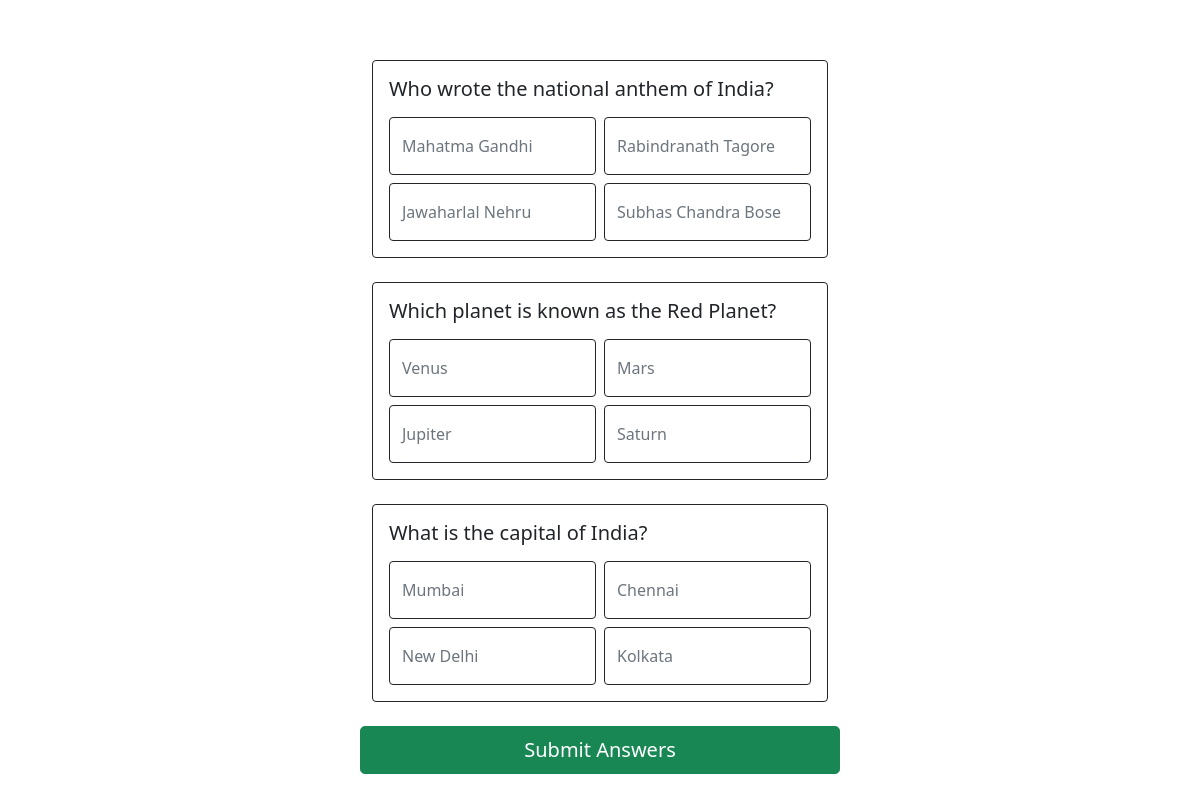
The page /student/solve_test.php?test_id=163 on the database its author committed.
### tables this page shows
CREATE TABLE `questions` (
  `test_id` int(11) DEFAULT NULL,
  `question_id` int(11) NOT NULL,
  `question` text NOT NULL,
  `opt_1` text NOT NULL,
  `opt_2` text NOT NULL,
  `opt_3` text NOT NULL,
  `opt_4` text NOT NULL,
  `correct_opt` text NOT NULL
);

### student/solve_test.php (the view, shortened to what this page needs)
<?php
include '../config.php';
?>
<!DOCTYPE html>
<html lang="en">
<head>
    <link href="https://cdn.jsdelivr.net/npm/bootstrap@5.0.2/dist/css/bootstrap.min.css" rel="stylesheet">
    <link rel="stylesheet" href="../style.css">
</head>
<body>
    <?php
    include '../config.php';
    $test_id = $_GET['test_id'];
    $questions = mysqli_query($conn, "SELECT * FROM questions WHERE test_id = $test_id");
    ?>
<div class="container row" id="questionbox">
<form method="POST" class="w-100">
<div class="row" >
    <?php while ($row = mysqli_fetch_assoc($questions)) { ?>
    <div class="col-12 mb-4 ">
    <div class="card border-dark">
        <div class="card-body">
            <h5 class="card-title text-black mb-3 "><?= $row['question'] ?></h5>
            <div class="row g-2">
                <?php for ($i = 1; $i <= 4; $i++) {
                    $optionId = "q{$row['question_id']}_opt{$i}";
                ?>
            <div class="col-md-6">
                <label class="btn btn-outline-secondary w-100 text-start py-3 border-dark " for="<?= $optionId ?>">
                    <?= $row['opt_' . $i] ?>
                </label>
            </div>
            <?php } ?>
            </div>
        </div>
    </div>
    </div>
    <?php } ?>
    <button type="submit" class="btn btn-success btn-lg px-5">Submit Answers</button>
</div>
</form>
</div>
<br>
</body>
</html>

### config.php (shortened to what this page needs)
<html>
  <head>
    <link rel="stylesheet" type="text/css" href='style.css'>
    <link rel="stylesheet" href="https://cdnjs.cloudflare.com/ajax/libs/font-awesome/4.7.0/css/font-awesome.min.css">
  </head>
</html>

### style.css (style rules this page uses)
body { background-image: url('https://github.com/bhave5h/Quiz_Mitra/blob/main/Quiz_mitra/assets/bg.png?raw=true'); width: 100vw; height: 100vh; background-size: cover; margin: 0; padding: 0; font-family:system-ui, -apple-system, BlinkMacSystemFont, 'Segoe UI', Roboto, Oxygen, Ubuntu, Cantarell, 'Open Sans', 'Helvetica Neue', sans-serif; }
#questionbox { background-color: #fff; width: 45vw; height: auto; border-radius: 20px; padding: 30px; margin: 30px auto; display: block; }

### rows shown on the page
questions: question "Who wrote the national anthem of India?", opt_1 "Mahatma Gandhi", opt_2 "Rabindranath Tagore", opt_3 "Jawaharlal Nehru", opt_4 "Subhas Chandra Bose"
questions: question "Which planet is known as the Red Planet?", opt_1 "Venus", opt_2 "Mars", opt_3 "Jupiter", opt_4 "Saturn"
questions: question "What is the capital of India?", opt_1 "Mumbai", opt_2 "Chennai", opt_3 "New Delhi", opt_4 "Kolkata"
